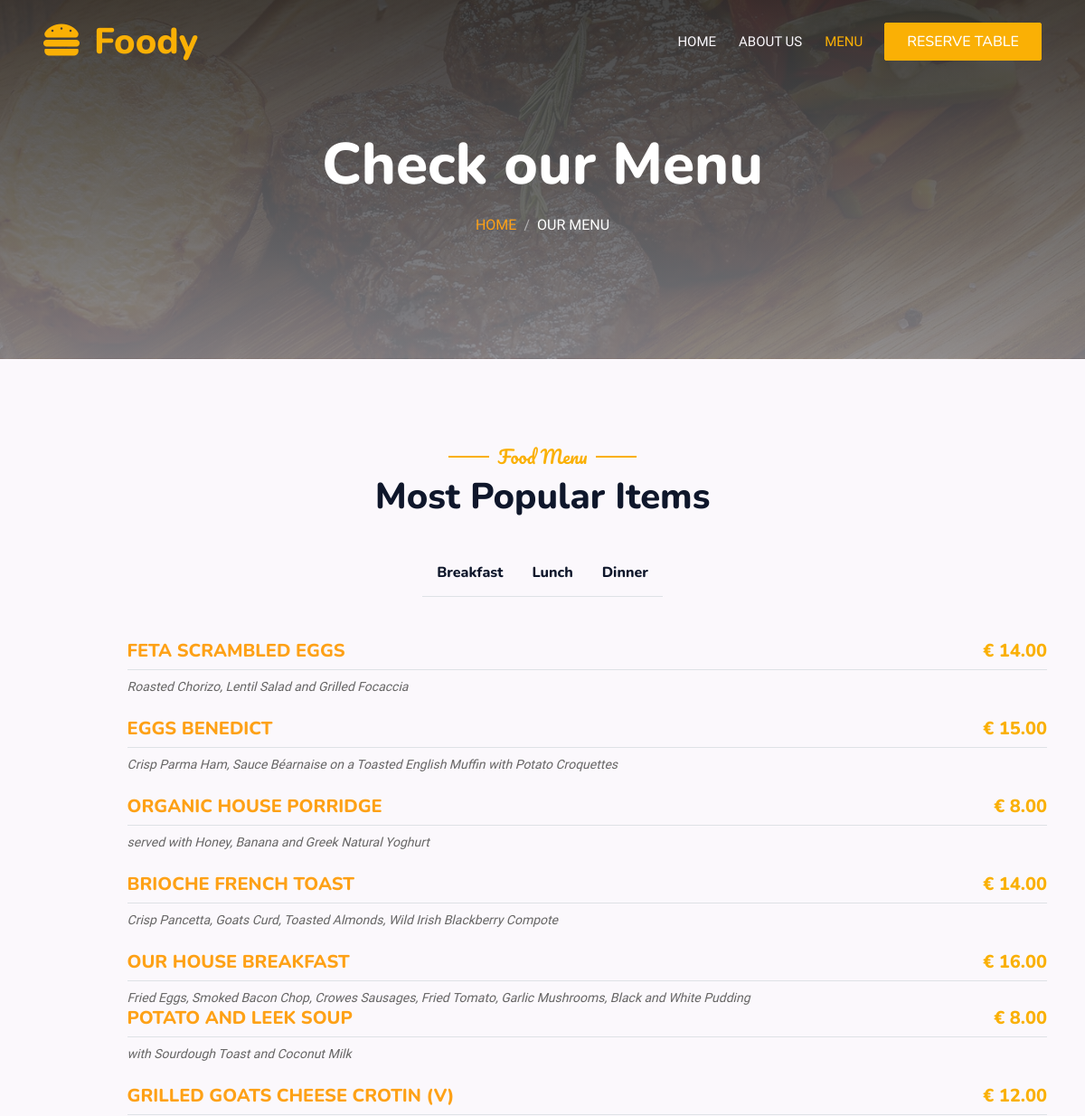
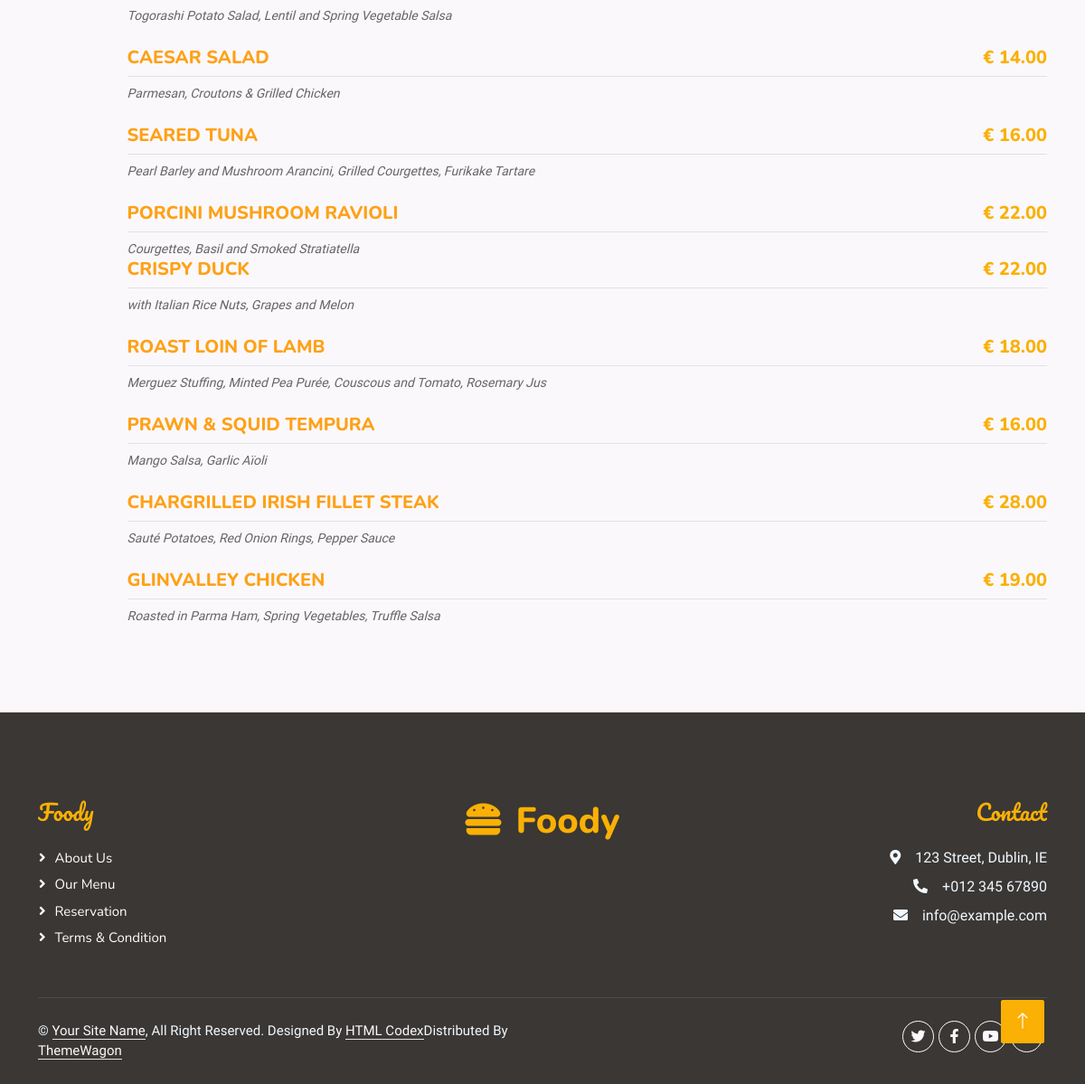
/menu.html, run on the app's committed database (2 pictures, top to bottom).
### booking/models.py (models this page shows, shortened)
class Category(models.Model):
    name = models.CharField(max_length=30)
    class Meta:
        verbose_name = 'category'
        verbose_name_plural = 'categories'
    def __str__(self):
        return self.name

class Meals(models.Model):
    name = models.CharField(max_length=50)
    description = models.TextField(max_length=500)
    category = models.ForeignKey(
        'Category', on_delete=models.SET_NULL, null=True)
    people = models.IntegerField()
    price = models.DecimalField(max_digits=5, decimal_places=2)
    preparation_time = models.IntegerField()
    image = models.ImageField(upload_to='booking/img/')
    slug = models.SlugField(blank=True, null=True)
    class Meta:
        verbose_name = 'Meal'
        verbose_name_plural = 'Meals'

### booking/views.py (the view)
# urls.py: path('menu.html', views.meal_list, name='meal_list'),
def meal_list(request):
    meal_list = Meals.objects.all()
    categories = Category.objects.all()
    context = {
        'meal_list' : meal_list ,
        'categories' : categories ,
        }
    return render(request, 'list.html', context)

### booking/templates/list.html (shortened to what this page needs)
{% extends 'base.html' %}
{% block content %}
<div class="py-5 bg-dark hero-header mb-5">
    <div class="container text-center my-5 pt-5 pb-4">
        <h1 class="display-3 text-white mb-3 animated slideInDown">Check our Menu</h1>
        <nav aria-label="breadcrumb">
            <ol class="breadcrumb justify-content-center text-uppercase">
                <li class="breadcrumb-item"><a href="{% url 'booking:home' %}">Home</a></li>
                <li class="breadcrumb-item text-white active" aria-current="page">Our Menu</li>
            </ol>
        </nav>
    </div>
</div>
<div class="container-xxl py-5">
    <div class="container">
        <div class="text-center wow fadeInUp" data-wow-delay="0.1s">
            <h5 class="section-title ff-secondary text-center text-h fw-normal">Food Menu</h5>
            <h1 class="mb-5">Most Popular Items</h1>
        </div>
        <div class="tab-class text-center wow fadeInUp" data-wow-delay="0.1s">
            <ul class="nav nav-pills d-inline-flex justify-content-center border-bottom mb-5">
                {% for category in categories %}
                <li class="nav-item">
                    <a class="d-flex align-items-center text-start mx-3 ms-0 pb-3" data-bs-toggle="pill"
                        id="{{category}}-tab" href="#{{category}}">
                        <div class="ps-3">
                            <h6 class="mt-n1 mb-0">{{category}}</h6>
                        </div>
                    </a>
                </li>
                {% endfor %}
            </ul>
            <div class="tab-content">
                {% for category in categories %}
                <div id="{{category}}" class="tab-pane fade show p-0 active">
                    <div class="row g-4">
                        {% for meal in meal_list %}
                            {% if meal.category == category %}
                            <div>
                                <div class="d-flex align-items-center">
                                    <div class="w-100 d-flex flex-column text-start ps-4">
                                        <h5 class="d-flex justify-content-between border-bottom pb-2">
                                                <span><a href="{% url 'booking:meal_detail' meal.slug %}">{{meal.name}}</a></span>
                                                <span class="text-h">€ {{meal.price}}</span>
                                        </h5>
                                        <small class="fst-italic">{{meal.description}}</small>
                                    </div>
                                </div>
                            </div>
                            {% endif %}
                        {% endfor %}
                    </div>
                </div>
                {% endfor %}
            </div>
        </div>
    </div>
</div>
{% endblock content %}

### static/css/style.css (style rules this page uses)
:root { --primary: #fab005; --secondary: #b6a9a1; --light: #fbf8fc; --dark: #3a3734; }
body { background-color: var(--light); }
.text-h { color: var(--primary); }
.ff-secondary { font-family: 'Pacifico', cursive; }
.hero-header { background: linear-gradient(rgba(48, 48, 48, 0.9), rgba(133, 133, 138, 0.9)), url(../img/bg-hero.jpg); background-position: center center; background-repeat: no-repeat; background-size: cover; }
.breadcrumb-item + .breadcrumb-item::before { color: rgba(255, 255, 255, .5); }
.section-title { position: relative; display: inline-block; }
.section-title::before { position: absolute; content: ""; width: 45px; height: 2px; top: 50%; left: -55px; margin-top: -1px; background: var(--primary); }
.section-title::after { position: absolute; content: ""; width: 45px; height: 2px; top: 50%; right: -55px; margin-top: -1px; background: var(--primary); }

### data on the page
Category: name "Breakfast"
Category: name "Lunch"
Category: name "Dinner"
Meals: name "FETA SCRAMBLED EGGS", price "14.00", description "Roasted Chorizo, Lentil Salad and Grilled Focaccia"
Meals: name "EGGS BENEDICT", price "15.00", description "Crisp Parma Ham, Sauce Béarnaise on a Toasted English Muffin with Potato Croquettes"
Meals: name "ORGANIC HOUSE PORRIDGE", price "8.00", description "served with Honey, Banana and Greek Natural Yoghurt"
Meals: name "BRIOCHE FRENCH TOAST", price "14.00", description "Crisp Pancetta, Goats Curd, Toasted Almonds, Wild Irish Blackberry Compote"
Meals: name "OUR HOUSE BREAKFAST", price "16.00", description "Fried Eggs, Smoked Bacon Chop, Crowes Sausages, Fried Tomato, Garlic Mushrooms, Black and White Pudding"
Meals: name "POTATO AND LEEK SOUP", price "8.00", description "with Sourdough Toast and Coconut Milk"
Meals: name "GRILLED GOATS CHEESE CROTIN (V)", price "12.00", description "Togorashi Potato Salad, Lentil and Spring Vegetable Salsa"
Meals: name "CAESAR SALAD", price "14.00", description "Parmesan, Croutons & Grilled Chicken"
Meals: name "SEARED TUNA", price "16.00", description "Pearl Barley and Mushroom Arancini, Grilled Courgettes, Furikake Tartare"
Meals: name "PORCINI MUSHROOM RAVIOLI", price "22.00", description "Courgettes, Basil and Smoked Stratiatella"
Meals: name "CRISPY DUCK", price "22.00", description "with Italian Rice Nuts, Grapes and Melon"
Meals: name "ROAST LOIN OF LAMB", price "18.00", description "Merguez Stuffing, Minted Pea Purée, Couscous and Tomato, Rosemary Jus"
Meals: name "PRAWN & SQUID TEMPURA", price "16.00", description "Mango Salsa, Garlic Aïoli"
Meals: name "CHARGRILLED IRISH FILLET STEAK", price "28.00", description "Sauté Potatoes, Red Onion Rings, Pepper Sauce"
Meals: name "GLINVALLEY CHICKEN", price "19.00", description "Roasted in Parma Ham, Spring Vegetables, Truffle Salsa"
